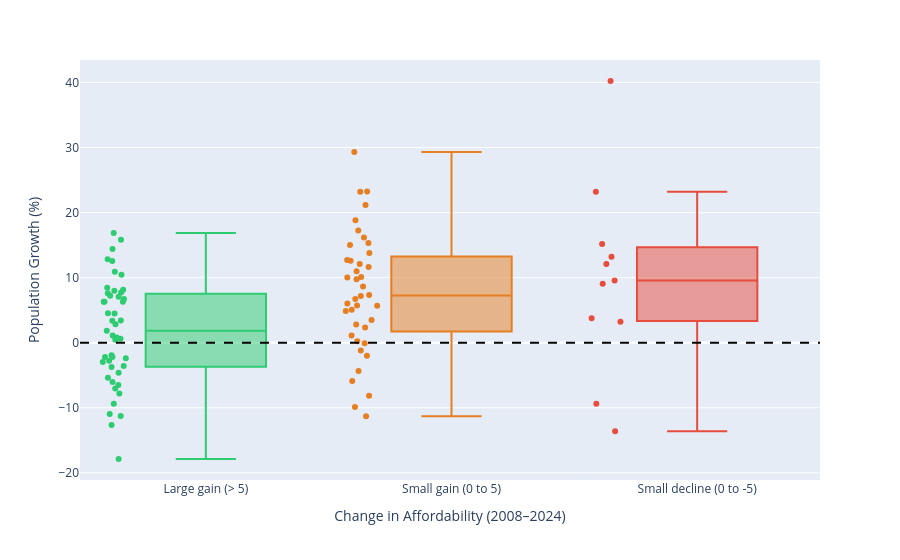

The notebook cell saved with this chart:
### Markdown cell above
### Fig 6b — Population growth by affordability change group (box plot)

### Code cell
df_box = df_migration.copy()
df_box['aff_change_group'] = pd.cut(
    df_box['aff_change'],
    bins=[-999, -5, 0, 5, 999],
    labels=['Large decline (< -5)', 'Small decline (0 to -5)', 'Small gain (0 to 5)', 'Large gain (> 5)']
)

fig = px.box(
    df_box, x='aff_change_group', y='pop_growth_pct',
    color='aff_change_group', hover_name='Municipality', points='all',
    labels={
        'aff_change_group': 'Change in Affordability (2008–2024)',
        'pop_growth_pct': 'Population Growth (%)',
    },
    color_discrete_sequence=['#2ecc71', '#e67e22', '#e74c3c', '#27ae60'],
)
fig.add_hline(y=0, line_dash='dash', line_color='black')
fig.update_layout(showlegend=False, hovermode='closest')
fig.write_html('Figures/population_vs_affordability_boxplot.html')
fig.show()

### Figure 1 — Plotly figure (JSON) as saved in the notebook; plotly's stock layout.template omitted (floating-point values rounded to 4 significant figures)
{"data": [{"alignmentgroup": "True", "boxpoints": "all", "hovertemplate": "<b>%{hovertext}</b><br><br>Change in Affordability (2008–2024)=%{x}<br>Population Growth (%)=%{y}<extra></extra>", "hovertext": ["Aabenraa", "Aalborg", "Assens", "Brønderslev", "Esbjerg", "Faaborg-Midtfyn", "Favrskov", "Faxe", "Frederikshavn", "Gentofte", "Guldborgsund", "Haderslev", "Hedensted", "Herning", "Hillerød", "Hjørring", "Holbæk", "Holstebro", "Ikast-Brande", "Jammerbugt", "Kalundborg", "Kolding", "Langeland", "Lejre", "Lolland", "Læsø", "Mariagerfjord", "Middelfart", "Morsø", "Norddjurs", "Nyborg", "Odder", "Randers", "Ringsted", "Roskilde", "Rudersdal", "Skive", "Slagelse", "Sorø", "Stevns", "Svendborg", "Sønderborg", "Tønder", "Vejen", "Vejle", "Vesthimmerlands", "Vordingborg"], "legendgroup": "Large gain (> 5)", "marker": {"color": "#2ecc71"}, "name": "Large gain (> 5)", "notched": false, "offsetgroup": "Large gain (> 5)", "orientation": "v", "showlegend": true, "type": "box", "x": ["Large gain (> 5)", "Large gain (> 5)", "Large gain (> 5)", "Large gain (> 5)", "Large gain (> 5)", "Large gain (> 5)", "Large gain (> 5)", "Large gain (> 5)", "Large gain (> 5)", "Large gain (> 5)", "Large gain (> 5)", "Large gain (> 5)", "Large gain (> 5)", "Large gain (> 5)", "Large gain (> 5)", "Large gain (> 5)", "Large gain (> 5)", "Large gain (> 5)", "Large gain (> 5)", "Large gain (> 5)", "Large gain (> 5)", "Large gain (> 5)", "Large gain (> 5)", "Large gain (> 5)", "Large gain (> 5)", "Large gain (> 5)", "Large gain (> 5)", "Large gain (> 5)", "Large gain (> 5)", "Large gain (> 5)", "Large gain (> 5)", "Large gain (> 5)", "Large gain (> 5)", "Large gain (> 5)", "Large gain (> 5)", "Large gain (> 5)", "Large gain (> 5)", "Large gain (> 5)", "Large gain (> 5)", "Large gain (> 5)", "Large gain (> 5)", "Large gain (> 5)", "Large gain (> 5)", "Large gain (> 5)", "Large gain (> 5)", "Large gain (> 5)", "Large gain (> 5)"], "x0": " ", "xaxis": "x", "y": [-2.784, 14.39, -3.75, 2.828, 0.794, 0.4529, 7.614, 6.294, -7.039, 8.466, -6.023, -1.917, 4.5, 6.315, 16.85, -5.391, 7.212, 3.385, 7.077, -2.208, -2.949, 8.138, -10.96, 10.45, -17.87, -12.63, -2.189, 7.702, -11.27, -4.626, 1.843, 10.92, 6.72, 12.55, 12.83, 6.301, -7.792, 3.408, 4.514, 7.981, 1.115, -3.584, -9.376, 0.619, 15.84, -6.509, -2.384], "y0": " ", "yaxis": "y"}, {"alignmentgroup": "True", "boxpoints": "all", "hovertemplate": "<b>%{hovertext}</b><br><br>Change in Affordability (2008–2024)=%{x}<br>Population Growth (%)=%{y}<extra></extra>", "hovertext": ["Aarhus", "Albertslund", "Allerød", "Ballerup", "Billund", "Bornholms Regionskommune", "Brøndby", "Dragør", "Egedal", "Fredensborg", "Fredericia", "Frederikssund", "Furesø", "Gladsaxe", "Glostrup", "Greve", "Halsnæs", "Helsingør", "Horsens", "Høje-Taastrup", "Hørsholm", "Kerteminde", "Københavns", "Køge", "Lyngby-Taarbæk", "Nordfyns", "Næstved", "Odense", "Odsherred", "Rebild", "Ringkøbing-Skjern", "Silkeborg", "Skanderborg", "Solrød", "Struer", "Syddjurs", "Thisted", "Varde", "Viborg", "Ærø"], "legendgroup": "Small gain (0 to 5)", "marker": {"color": "#e67e22"}, "name": "Small gain (0 to 5)", "notched": false, "offsetgroup": "Small gain (0 to 5)", "orientation": "v", "showlegend": true, "type": "box", "x": ["Small gain (0 to 5)", "Small gain (0 to 5)", "Small gain (0 to 5)", "Small gain (0 to 5)", "Small gain (0 to 5)", "Small gain (0 to 5)", "Small gain (0 to 5)", "Small gain (0 to 5)", "Small gain (0 to 5)", "Small gain (0 to 5)", "Small gain (0 to 5)", "Small gain (0 to 5)", "Small gain (0 to 5)", "Small gain (0 to 5)", "Small gain (0 to 5)", "Small gain (0 to 5)", "Small gain (0 to 5)", "Small gain (0 to 5)", "Small gain (0 to 5)", "Small gain (0 to 5)", "Small gain (0 to 5)", "Small gain (0 to 5)", "Small gain (0 to 5)", "Small gain (0 to 5)", "Small gain (0 to 5)", "Small gain (0 to 5)", "Small gain (0 to 5)", "Small gain (0 to 5)", "Small gain (0 to 5)", "Small gain (0 to 5)", "Small gain (0 to 5)", "Small gain (0 to 5)", "Small gain (0 to 5)", "Small gain (0 to 5)", "Small gain (0 to 5)", "Small gain (0 to 5)", "Small gain (0 to 5)", "Small gain (0 to 5)", "Small gain (0 to 5)", "Small gain (0 to 5)"], "x0": " ", "xaxis": "x", "y": [23.21, 0.2161, 10.09, 9.74, 3.498, -8.163, 17.26, 8.625, 11.65, 7.176, 6.03, 5.72, 12.61, 12.72, 15.04, 10.01, 2.329, 5.064, 21.17, 23.25, 2.806, 1.122, 29.31, 10.99, 13.78, -0.09636, 4.879, 12.08, -2.005, 7.334, -4.33, 15.32, 16.19, 18.81, -9.863, 6.712, -5.873, -1.211, 5.68, -11.32], "y0": " ", "yaxis": "y"}, {"alignmentgroup": "True", "boxpoints": "all", "hovertemplate": "<b>%{hovertext}</b><br><br>Change in Affordability (2008–2024)=%{x}<br>Population Growth (%)=%{y}<extra></extra>", "hovertext": ["Fanø", "Frederiksberg", "Gribskov", "Herlev", "Hvidovre", "Ishøj", "Lemvig", "Rødovre", "Samsø", "Tårnby", "Vallensbæk"], "legendgroup": "Small decline (0 to -5)", "marker": {"color": "#e74c3c"}, "name": "Small decline (0 to -5)", "notched": false, "offsetgroup": "Small decline (0 to -5)", "orientation": "v", "showlegend": true, "type": "box", "x": ["Small decline (0 to -5)", "Small decline (0 to -5)", "Small decline (0 to -5)", "Small decline (0 to -5)", "Small decline (0 to -5)", "Small decline (0 to -5)", "Small decline (0 to -5)", "Small decline (0 to -5)", "Small decline (0 to -5)", "Small decline (0 to -5)", "Small decline (0 to -5)"], "x0": " ", "xaxis": "x", "y": [3.758, 12.09, 3.209, 13.19, 9.05, 15.18, -13.62, 23.22, -9.386, 9.579, 40.23], "y0": " ", "yaxis": "y"}], "layout": {"boxmode": "overlay", "hovermode": "closest", "legend": {"title": {"text": "Change in Affordability (2008–2024)"}, "tracegroupgap": 0}, "margin": {"t": 60}, "shapes": [{"line": {"color": "black", "dash": "dash"}, "type": "line", "x0": 0, "x1": 1, "xref": "x domain", "y0": 0, "y1": 0, "yref": "y"}], "showlegend": false, "xaxis": {"anchor": "y", "categoryarray": ["Large gain (> 5)", "Small gain (0 to 5)", "Small decline (0 to -5)"], "categoryorder": "array", "domain": [0, 1], "title": {"text": "Change in Affordability (2008–2024)"}}, "yaxis": {"anchor": "x", "domain": [0, 1], "title": {"text": "Population Growth (%)"}}}}
